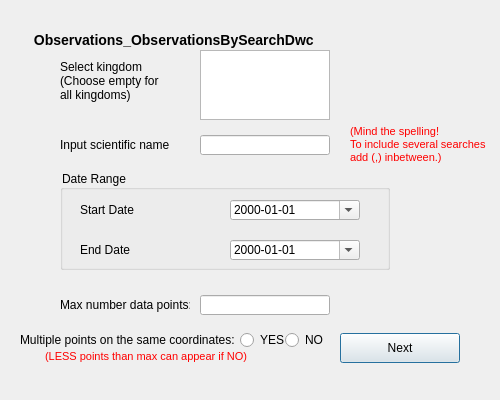
<?xml version="1.0" encoding="UTF-8"?>
<ui version="4.0">
 <class>Dialog</class>
 <widget class="QDialog" name="Dialog">
  <property name="geometry">
   <rect>
    <x>0</x>
    <y>0</y>
    <width>500</width>
    <height>400</height>
   </rect>
  </property>
  <property name="windowTitle">
   <string>Observations_ObservationsBySearchDwc</string>
  </property>
  
  <!-- Title label -->
  <widget class="QLabel" name="Title_art">
    <property name="geometry">
     <rect>
      <x>30</x>´
      <y>30</y>
      <width>300</width>
      <height>20</height>
     </rect>
    </property>
    <property name="text">
     <string> Observations_ObservationsBySearchDwc </string>
    </property>
	<property name="styleSheet">
    <string>
	  font-weight: bold;
      font-size: 14px;
      font-family: "Arial";
    </string>
   </property>
  </widget>
  
   <!-- Label, select kingdom -->
  <widget class="QLabel" name="lableAreaType">
   <property name="geometry">
    <rect>
     <x>60</x>
     <y>60</y>
     <width>130</width>
     <height>50</height>
    </rect>
   </property>
   <property name="text">
    <string>Select kingdom &lt;br/&gt;(Choose empty for&lt;br/&gt;all kingdoms)&lt;br/&gt;</string>
</property>

   <property name="styleSheet">
    <string>
      font-size: 12px;
      font-family: "Arial";
    </string>
  </property>
  </widget>
  
  <!-- Dropdown menu, select kingdom-->
  <widget class="QListWidget" name="artType">
   <property name="geometry">
    <rect>
     <x>200</x>
     <y>50</y>
     <width>130</width>
     <height>70</height>
    </rect>
   </property>
  </widget>
  
  <!-- Label, scientific name -->
  <widget class="QLabel" name="lableAreaType_2">
   <property name="geometry">
    <rect>
     <x>60</x>
     <y>130</y>
     <width>130</width>
     <height>30</height>
    </rect>
   </property>
   <property name="text">
    <string>Input scientific name</string>
   </property>
   	<property name="styleSheet">
    <string>
      font-size: 12px;
      font-family: "Arial";
    </string>
  </property>
  </widget>
  
  <!-- Line, scientific name -->
  <widget class="QLineEdit" name="scientificName">
   <property name="geometry">
    <rect>
     <x>200</x>
     <y>135</y>
     <width>130</width>
     <height>20</height>
    </rect>
   </property>
  </widget>


     <!-- Label, reminder spelling-->
  <widget class="QLabel" name="labelReminder">
   <property name="geometry">
    <rect>
     <x>350</x>
     <y>115</y>
     <width>150</width>
     <height>60</height>
    </rect>
   </property>
   <property name="text">
    <string>(Mind the spelling! &lt;br/&gt; To include several  searches &lt;br/&gt; add (,) inbetween.)</string>
   </property>
   <property name="styleSheet">
    <string>
      font-size: 11px;
      font-family: "Arial";
	  color: #FF0000;
    </string>
  </property>
  </widget>
  
 <!-- Label, select max number points -->
  <widget class="QLabel" name="maxNbr_artLabel">
   <property name="geometry">
    <rect>
     <x>60</x>
     <y>290</y>
     <width>130</width>
     <height>30</height>
    </rect>
   </property>
   <property name="text">
    <string>Max number data points:</string>
   </property>
   	<property name="styleSheet">
    <string>
      font-size: 12px;
      font-family: "Arial";
    </string>
  </property>
  </widget>

  <!-- Line, select max number points -->
  <widget class="QLineEdit" name="maxNbr_art">
   <property name="geometry">
    <rect>
     <x>200</x>
     <y>295</y>
     <width>130</width>
     <height>20</height>
    </rect>
   </property>
  </widget>

  <!-- Data and time box -->
  <widget class="QGroupBox" name="dateAndTimeBox">
   <property name="geometry">
    <rect>
     <x>60</x>
     <y>170</y>
     <width>330</width>
     <height>100</height>
    </rect>
   </property>
   <property name="title">
    <string>Date Range</string>
   </property>
   	<property name="styleSheet">
    <string>
      font-size: 12px;
      font-family: "Arial";
    </string>
  </property>

   <!-- Label, start date -->
   <widget class="QLabel" name="labelStartDate">
    <property name="geometry">
     <rect>
      <x>20</x>
      <y>30</y>
      <width>130</width>
      <height>20</height>
     </rect>
    </property>
    <property name="text">
     <string>Start Date</string>
    </property>
   </widget>

   <!-- Date, start date -->
   <widget class="QDateEdit" name="startDate">
    <property name="geometry">
     <rect>
      <x>170</x>
      <y>30</y>
      <width>130</width>
      <height>20</height>
     </rect>
    </property>
    <property name="displayFormat">
     <string>yyyy-MM-dd</string>
    </property>
    <property name="calendarPopup">
     <bool>true</bool>
    </property>
    <property name="date">
     <date>1900-01-01</date>
    </property>
   </widget>

   <!-- Label, end date -->
   <widget class="QLabel" name="labelEndDate">
    <property name="geometry">
     <rect>
      <x>20</x>
      <y>70</y>
      <width>130</width>
      <height>20</height>
     </rect>
    </property>
    <property name="text">
     <string>End Date</string>
    </property>
   </widget>

   <!-- Date, end date -->
   <widget class="QDateEdit" name="endDate">
    <property name="geometry">
     <rect>
      <x>170</x>
      <y>70</y>
      <width>130</width>
      <height>20</height>
     </rect>
    </property>
    <property name="displayFormat">
     <string>yyyy-MM-dd</string>
    </property>
    <property name="calendarPopup">
     <bool>true</bool>
    </property>
    <property name="date">
     <date>2025-01-01</date>
    </property>
   </widget>
  </widget>

  <!-- lable, coordinate multiple points-->
  <widget class="QLabel" name="label">
    <property name="geometry">
        <rect>
            <x>20</x>
            <y>330</y>
            <width>230</width>
            <height>20</height>
        </rect>
    </property>
    <property name="text">
        <string>Multiple points on the same coordinates:</string>
    </property>
      <property name="styleSheet">
    <string>
      font-size: 12px;
      font-family: "Arial";
    </string>
  </property>
</widget>
<!-- radiobutton, coordinate multiple points YES-->
<widget class="QRadioButton" name="double">
    <property name="geometry">
        <rect>
            <x>240</x>
            <y>330</y>
            <width>100</width>
            <height>20</height>
        </rect>
    </property>
    <property name="text">
        <string>YES</string>
    </property>
</widget>
<!-- radiobutton, coordinate multiple points NO-->
<widget class="QRadioButton" name="double_NO">
    <property name="geometry">
        <rect>
            <x>285</x>
            <y>330</y>
            <width>100</width>
            <height>20</height>
        </rect>
    </property>
    <property name="text">
        <string>NO</string>
    </property>
</widget>

  <widget class="QLabel" name="labelReminder">
   <property name="geometry">
    <rect>
     <x>45</x>
     <y>346</y>
     <width>270</width>
     <height>20</height>
    </rect>
   </property>
   <property name="text">
    <string>(LESS points than max can appear if NO)</string>
   </property>
   <property name="styleSheet">
    <string>
      font-size: 11px;
      font-family: "Arial";
	  color: #FF0000;
    </string>
  </property>
  </widget>
  
  <!-- Button, next page -->
  <widget class="QPushButton" name="loadDataButton">
   <property name="geometry">
    <rect>
     <x>340</x>
     <y>333</y>
     <width>120</width>
     <height>30</height>
    </rect>
   </property>
   <property name="text">
    <string>Next</string>
   </property>
  </widget>
  
 </widget>
 <resources/>
 <connections/>
</ui>
